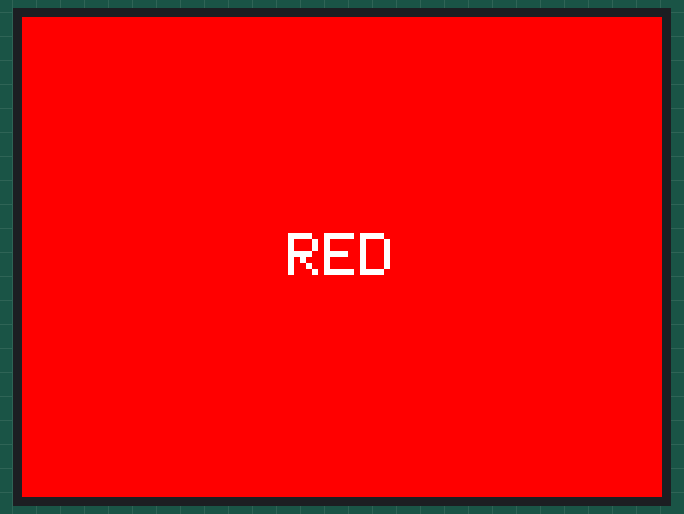
Simulated run of this sketch. Board: ESP32-S3. On the bench: 320×240 colour display. What the sketch prints to the serial monitor is not drawn.

Above: at 1.6 s.
At 3.2 s:
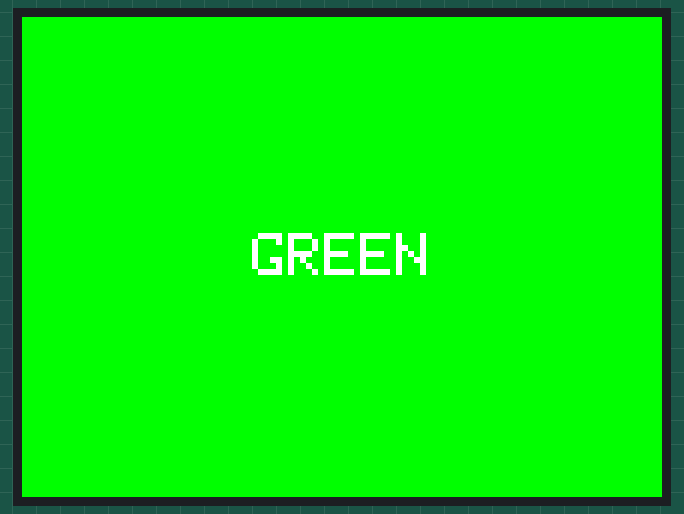
At 4.7 s:
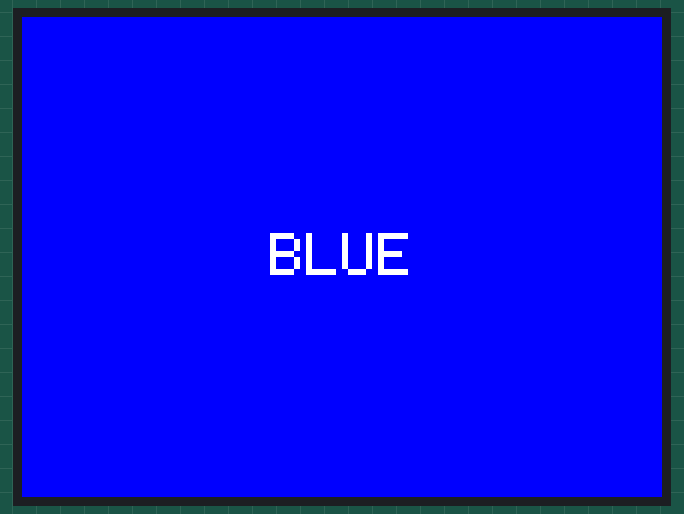
At 6.3 s:
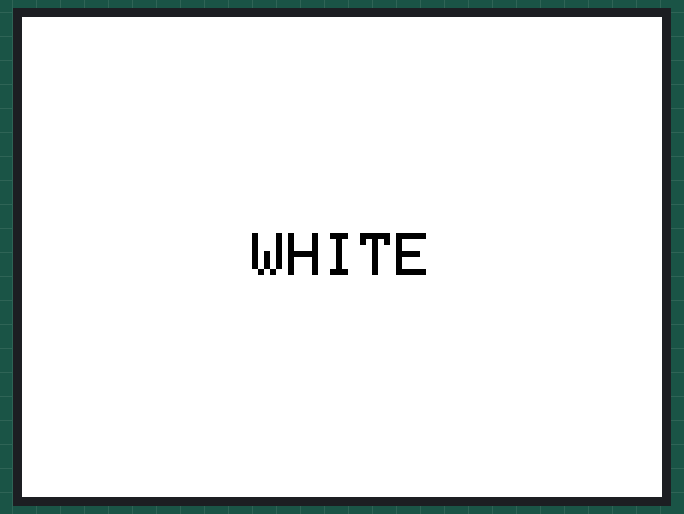
At 7.9 s:
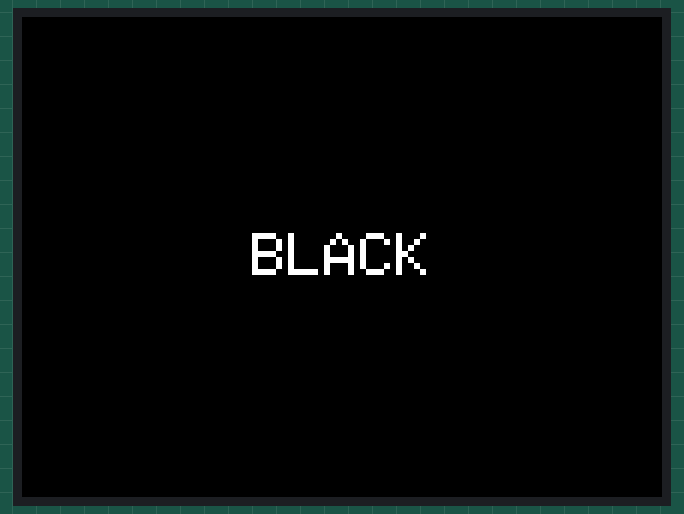

The sketch:

test_servo_oled.ino
```cpp
// ============================================================================
// XIAOXI - TEST TFT ONLY (ESP32-S3)
// Khong WiFi, khong touch, khong mic, khong servo.
// Chi kiem tra TFT co hien thi mau duoc khong.
//
// TFT_eSPI lay cau hinh tu User_Setup.h cua thu vien.
// ============================================================================

#include <FS.h>
#include <TFT_eSPI.h>

TFT_eSPI tft = TFT_eSPI();

void setup() {
    Serial.begin(115200);
    delay(1200);

    Serial.println();
    Serial.println("============================================================");
    Serial.println(" XIAOXI TFT ONLY TEST - ESP32-S3");
    Serial.println("============================================================");
    Serial.printf("[TFT] MOSI=%d MISO=%d SCLK=%d CS=%d DC=%d RST=%d\n",
                  TFT_MOSI, TFT_MISO, TFT_SCLK, TFT_CS, TFT_DC, TFT_RST);
#if defined(ST7789_DRIVER)
    Serial.println("[TFT] Driver: ST7789");
#elif defined(ILI9341_DRIVER)
    Serial.println("[TFT] Driver: ILI9341");
#elif defined(ILI9341_2_DRIVER)
    Serial.println("[TFT] Driver: ILI9341_2");
#else
    Serial.println("[TFT] Driver: KHONG XAC DINH");
#endif
#if defined(TFT_BL) && (TFT_BL >= 0)
    pinMode(TFT_BL, OUTPUT);
    digitalWrite(TFT_BL, HIGH);
    Serial.printf("[TFT] Bat den nen BL=GPIO %d\n", TFT_BL);
#endif
    Serial.println("[TFT] Dang init...");

    tft.init();
    tft.setRotation(1);
    tft.fillScreen(TFT_RED);

    Serial.println("[TFT] init xong - phai thay mau DO");
    Serial.println("[TFT] Neu van trang: kiem tra RESET, VCC, CS, DC, MOSI, SCLK, LED");
}

void loop() {
    static const uint16_t colors[] = {
        TFT_RED, TFT_GREEN, TFT_BLUE, TFT_WHITE, TFT_BLACK
    };
    static const char *names[] = {
        "RED", "GREEN", "BLUE", "WHITE", "BLACK"
    };
    static uint8_t index = 0;

    uint16_t color = colors[index];
    uint16_t textColor = (color == TFT_WHITE) ? TFT_BLACK : TFT_WHITE;

    tft.fillScreen(color);
    tft.setTextDatum(MC_DATUM);
    tft.setTextColor(textColor, color);
    tft.setTextSize(3);
    tft.drawString(names[index], tft.width() / 2, tft.height() / 2);

    Serial.printf("[TFT] Mau %s\n", names[index]);
    index = (index + 1) % (sizeof(colors) / sizeof(colors[0]));
    delay(1500);
}
```

Measured:
- by itself, everything shown: repeats every 7.9 s, in 5 steps
- what the display in image 0 shows lasts 1.6 s, from 1.5 s to 3.1 s
